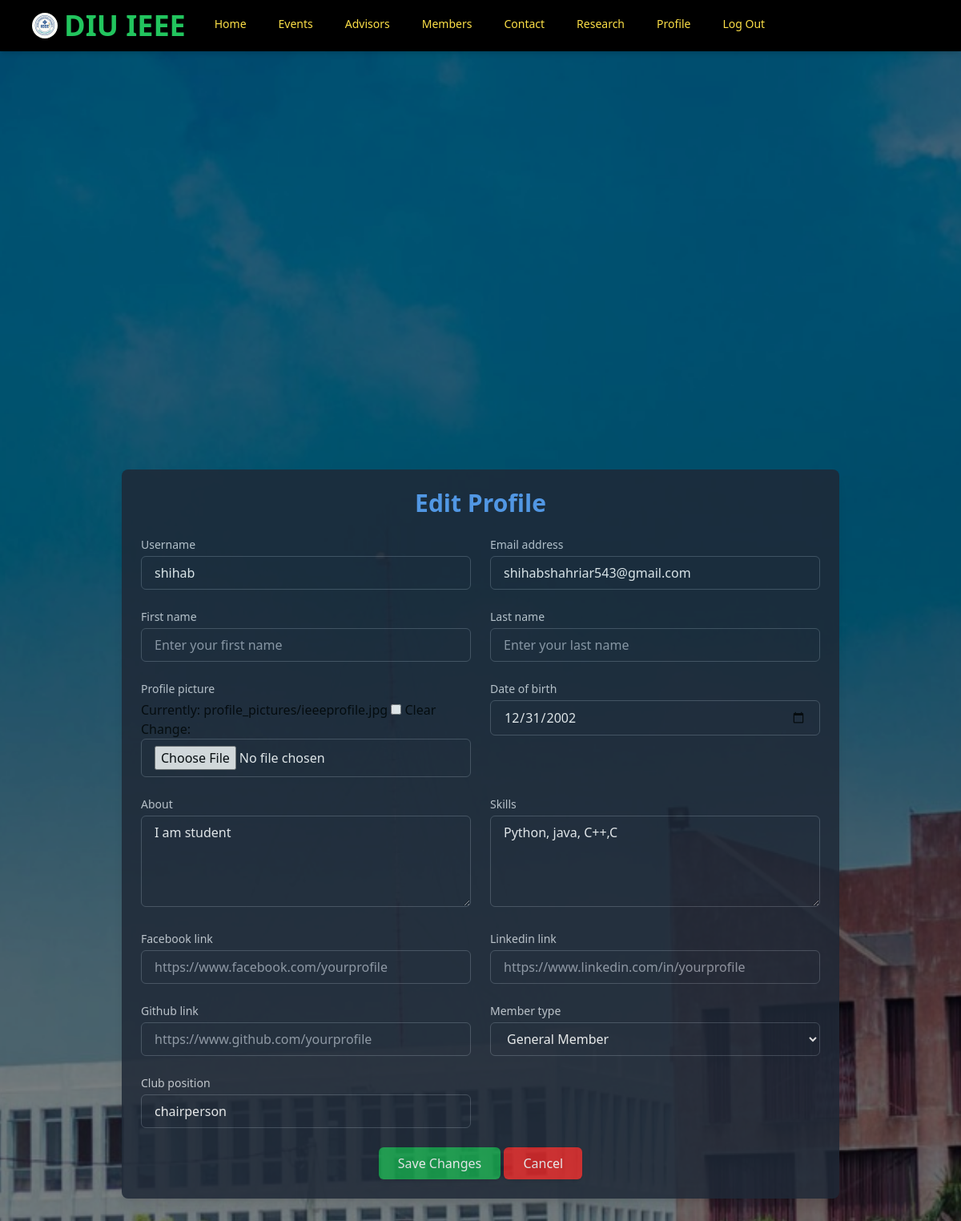
/members/edit/ (signed in), run on the app's committed database.
### Core/models.py (models this page shows, shortened)
class WebsiteSettings(models.Model):
    site_name = models.CharField(max_length=100, help_text="Name of the website")
    logo = models.ImageField(upload_to='logos/', blank=True, null=True, help_text="Upload the website logo")
    about_text = models.TextField(null=True, blank=True)
    contact_email = models.EmailField(null=True, blank=True)
    footer_text = models.TextField(null=True, blank=True)
    background_image = models.ImageField(upload_to='backgrounds/', blank=True, null=True)
    social_media_links = models.JSONField(null=True, blank=True)
    modified_date = models.DateTimeField(auto_now=True)

### Members/models.py (models this page shows, shortened)
class MemberProfile(models.Model):
    MEMBER_TYPE_CHOICES = [
        ('advisor', 'Advisor'),
        ('committee', 'Committee'),
        ('general', 'General Member'),
        ('alumni', 'Alumni'),
        ('executive', 'Executive'),
    ]
    user = models.OneToOneField(User, on_delete=models.CASCADE, related_name='profile')
    profile_picture = models.ImageField(upload_to='profile_pictures/', blank=True, null=True)
    date_of_birth = models.DateField(blank=True, null=True)
    about = models.TextField(blank=True, default="No information provided.")
    skills = models.TextField(blank=True, default="No skills listed.")
    facebook_link = models.URLField(blank=True, null=True)
    linkedin_link = models.URLField(blank=True, null=True)
    github_link = models.URLField(blank=True, null=True)
    member_type = models.CharField(max_length=50, choices=MEMBER_TYPE_CHOICES, default='general')
    member_id = models.CharField(max_length=50, unique=True, blank=True)
    club_position = models.CharField(max_length=100, blank=True, default="Member")
    joined_date = models.DateField(auto_now_add=True)

### Members/views.py (the view)
# urls.py: path('edit/', views.edit_profile, name='edit_profile'),
@login_required
def edit_profile(request):
    profile = get_object_or_404(MemberProfile, user=request.user)
    user_instance = request.user
    if request.method == 'POST':
        profile_form = MemberProfileForm(request.POST, request.FILES, instance=profile)
        user_form = CustomUserEditForm(request.POST, instance=user_instance)
        if profile_form.is_valid() and user_form.is_valid():
            profile_form.save()
            user_form.save()
            messages.success(request, 'Your profile has been updated successfully!')
            return redirect('profile_view')
    else:
        profile_form = MemberProfileForm(instance=profile)
        user_form = CustomUserEditForm(instance=user_instance)
    return render(request, 'edit_profile.html', {'profile_form': profile_form, 'user_form': user_form})

### Members/forms.py (shortened to what this page needs)
class MemberProfileForm(forms.ModelForm):
    class Meta:
        model = MemberProfile
        fields = ['profile_picture', 'date_of_birth', 'about', 'skills', 'facebook_link', 'linkedin_link', 'github_link', 'member_type', 'club_position']
        widgets = {
            'date_of_birth': forms.DateInput(attrs={'type': 'date'}),
            'about': forms.Textarea(attrs={'rows': 4, 'cols': 40}),
            'skills': forms.Textarea(attrs={'rows': 4, 'cols': 40}),
            'facebook_link': forms.URLInput(attrs={'placeholder': 'https://www.facebook.com/yourprofile'}),
            'linkedin_link': forms.URLInput(attrs={'placeholder': 'https://www.linkedin.com/in/yourprofile'}),
            'github_link': forms.URLInput(attrs={'placeholder': 'https://www.github.com/yourprofile'}),
            'club_position': forms.TextInput(attrs={'placeholder': 'Enter your club position'}),
            'member_type': forms.Select(attrs={'class': 'form-control'}),
        }

class CustomUserEditForm(UserChangeForm):
    class Meta:
        model = User
        fields = ['username', 'email', 'first_name', 'last_name']
        widgets = {
            'username': forms.TextInput(attrs={'placeholder': 'Enter your username'}),
            'email': forms.EmailInput(attrs={'placeholder': 'Enter your email'}),
            'first_name': forms.TextInput(attrs={'placeholder': 'Enter your first name'}),
            'last_name': forms.TextInput(attrs={'placeholder': 'Enter your last name'}),
        }
    def __init__(self, *args, **kwargs):
        super().__init__(*args, **kwargs)
        if 'password' in self.fields:
            del self.fields['password']

### Core/context_processors.py (called while the page is built)
def website_settings(request):
    try:
        settings = WebsiteSettings.objects.first()  # Get the first WebsiteSettings object
    except WebsiteSettings.DoesNotExist:
        settings = None
    return {'site_settings': settings}

### Members/templates/edit_profile.html (shortened to what this page needs)
{% extends 'base.html' %}
{% load widget_tweaks %}
{% block content %}
<section class="bg-transparent min-h-screen flex items-center justify-center py-10">
    <div class="bg-transparent py-10">
        <div class="max-w-4xl mx-auto p-6 bg-gray-800 opacity-85 shadow-lg rounded-lg">
            <h1 class="text-3xl font-bold text-center text-blue-400 mb-6">Edit Profile</h1>
            <form action="{% url 'edit_profile' %}" method="POST" enctype="multipart/form-data" class="space-y-6">
                <div class="grid grid-cols-1 md:grid-cols-2 gap-6">
                    {% for field in user_form %}
                    <div>
                        <label for="{{ field.id_for_label }}" class="block text-sm font-medium text-gray-300 mb-1">{{ field.label }}</label>
                        {{ field |add_class:"w-full px-4 py-2 bg-gray-800 text-white border border-gray-600 rounded-md focus:outline-none focus:ring-2 focus:ring-blue-500" }}
                    </div>
                    {% endfor %}
                </div>
                <div class="grid grid-cols-1 md:grid-cols-2 gap-6">
                    {% for field in profile_form %}
                    <div>
                        {% if field.label != "Member id" %}
                        <label for="{{ field.id_for_label }}" class="block text-sm font-medium text-gray-300 mb-1">{{ field.label }}</label>
                        {% endif %}
                        {% if field.name == "member_type" %}
                        <select name="{{ field.html_name }}" id="{{ field.id_for_label }}" class="w-full px-4 py-2 bg-gray-800 text-white border border-gray-600 rounded-md focus:outline-none focus:ring-2 focus:ring-blue-500">
                            {% for choice in field.field.choices %}
                                {% if choice.0 not in "advisor" and choice.0 not in "committee" %}
                                    <option value="{{ choice.0 }}" {% if field.value == choice.0 %}selected{% endif %}>{{ choice.1 }}</option>
                                {% endif %}
                            {% endfor %}
                        </select>
                        {% else %}
                            {% if field.name != "member_id" %}
                                {{ field|add_class:"w-full px-4 py-2 bg-gray-800 text-white border border-gray-600 rounded-md focus:outline-none focus:ring-2 focus:ring-blue-500" }}
                            {% endif %}
                        {% endif %}
                    </div>
                    {% endfor %}
                </div>
                <div class="text-center">
                    <button type="submit" class="px-6 py-2 bg-green-600 text-white rounded-md shadow-md hover:bg-green-700 focus:outline-none focus:ring-2 focus:ring-green-500">Save Changes</button>
                    <a href="{% url 'profile_view' %}" class="px-6 py-2 bg-red-600 text-white rounded-md shadow-md hover:bg-red-700 focus:outline-none focus:ring-2 focus:ring-red-500 inline-block text-center">Cancel</a>
                </div>
            </form>
        </div>
    </div>
</section>
{% endblock %}

### templates/base.html (shortened to what this page needs)
{% load static %}
<!DOCTYPE html>
<html lang="en">
<head>
    <script src="https://cdn.tailwindcss.com"></script>
</head>
<body class="bg-[url('{{site_settings.background_image.url}}')] bg-cover bg-center bg-no-repeat bg-fixed backdrop-brightness-50">
    <nav class="bg-black backdrop-invert backdrop-opacity-50 fixed w-full z-10 top-0 left-0 shadow-md">
        <div class="max-w-7xl mx-auto px-2 sm:px-6 lg:px-8">
            <div class="relative flex items-center justify-between h-16">
                <div class="flex-1 flex items-center justify-center sm:items-stretch sm:justify-start">
                    <div class="flex-shrink-0 px-2 justify-center items-center flex">
                        <img class="h-8 w-8 rounded-full object-cover" src="{{site_settings.logo.url}}" alt="Logo">
                    </div>
                    <div class="flex-shrink-0 text-green-500 text-4xl font-extrabold">
                       <a href="{% url 'home' %}">{{site_settings.site_name}}</a>
                    </div>
                    <div class="hidden sm:block sm:ml-6">
                        <div class="flex space-x-4 flex-wrap">
                            <a href="{% url 'home' %}" class="text-yellow-300 hover:bg-gray-700 hover:text-white px-3 py-2 rounded-md text-sm font-medium">Home</a>
                            <a href="{% url 'home' %}#events_section" class="text-yellow-300 hover:bg-gray-700 hover:text-white px-3 py-2 rounded-md text-sm font-medium">Events</a>
                            <a href="{% url 'home' %}#advisors_section" class="text-yellow-300 hover:bg-gray-700 hover:text-white px-3 py-2 rounded-md text-sm font-medium">Advisors</a>
                            <a href="{% url 'home' %}#committee_members_section" class="text-yellow-300 hover:bg-gray-700 hover:text-white px-3 py-2 rounded-md text-sm font-medium">Members</a>
                            <a href="{% url 'home' %}#contact_section" class="text-yellow-300 hover:bg-gray-700 hover:text-white px-3 py-2 rounded-md text-sm font-medium">Contact</a>
                            <a href="{% url 'research' %}" class="text-yellow-300 hover:bg-gray-700 hover:text-white px-3 py-2 rounded-md text-sm font-medium">Research</a>
                            {% if user.is_authenticated %}
                                <a href="{% url 'profile_view' %}" class="text-yellow-300 hover:bg-gray-700 hover:text-white px-3 py-2 rounded-md text-sm font-medium">Profile</a>
                                <form action="{% url 'logout' %}" method="POST" class="inline-block">
                                    <button type="submit" class="text-yellow-300 hover:bg-gray-700 hover:text-white px-3 py-2 rounded-md text-sm font-medium">Log Out</button>
                                </form>
                            {% else %}
                                <a href="{% url 'login' %}" class="text-yellow-300 hover:bg-gray-700 hover:text-white px-3 py-2 rounded-md text-sm font-medium">Login</a>
                                <a href="{% url 'register' %}" class="text-yellow-300 hover:bg-gray-700 hover:text-white px-3 py-2 rounded-md text-sm font-medium">Register</a>
                            {% endif %}
                        </div>
                    </div>
                </div>
            </div>
        </div>
    </nav>
    {% block content %}
    {% endblock  %}
</body>
</html>

### data on the page
WebsiteSettings: logo (picture), site_name "DIU IEEE"
MemberProfile: profile_form "12/31/2002" "I am student" "Python, java, C++,C" "chairperson"

### other printed values
{{ field.label }} "Username" "Email address" "First name" "Last name"
{{ field.label }} "Profile picture" "Date of birth" "About" "Skills" "Facebook link" "Linkedin link" "Github link" "Member type" "Club position"
form field member_type "General Member"
